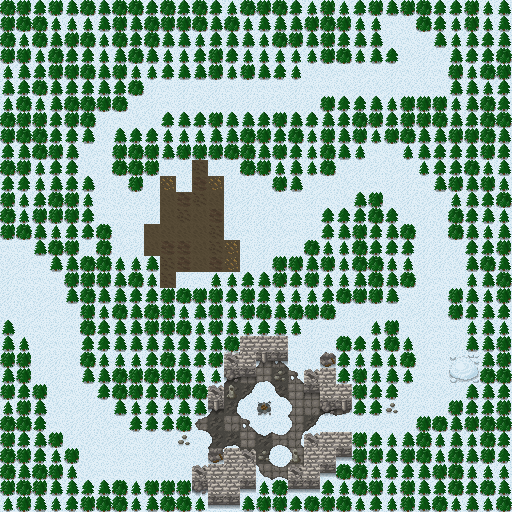

Below is a game level as drawn by its tile map, then a one-line description and the .tmx that defines it (tile-layer data replaced by summaries):
An orthogonal 32x32 tile map with 16x16 px tiles, 4 tile layers (logic, base, deco, deco2), 2 tilesets.

<map version="1.0" tiledversion="2018.12.28" orientation="orthogonal" renderorder="left-up" width="32" height="32" tilewidth="16" tileheight="16" infinite="0" nextlayerid="5" nextobjectid="1">
 <tileset firstgid="1" source="tilesets/logic.tsx" />
 <tileset firstgid="65" source="tilesets/tiles_town_outside_winter.tsx" />
 <layer id="1" name="logic" width="32" height="32">
  <data>[1024 cells, 1024 non-empty, 2 distinct tile ids]</data>
 </layer>
 <layer id="2" name="base" width="32" height="32">
  <data>[1024 cells, 1024 non-empty, 12 distinct tile ids]</data>
 </layer>
 <layer id="3" name="deco" width="32" height="32">
  <data>[1024 cells, 726 non-empty, 25 distinct tile ids]</data>
 </layer>
 <layer id="4" name="deco2" width="32" height="32">
  <data>[1024 cells, 17 non-empty, 7 distinct tile ids]</data>
 </layer>
</map>
